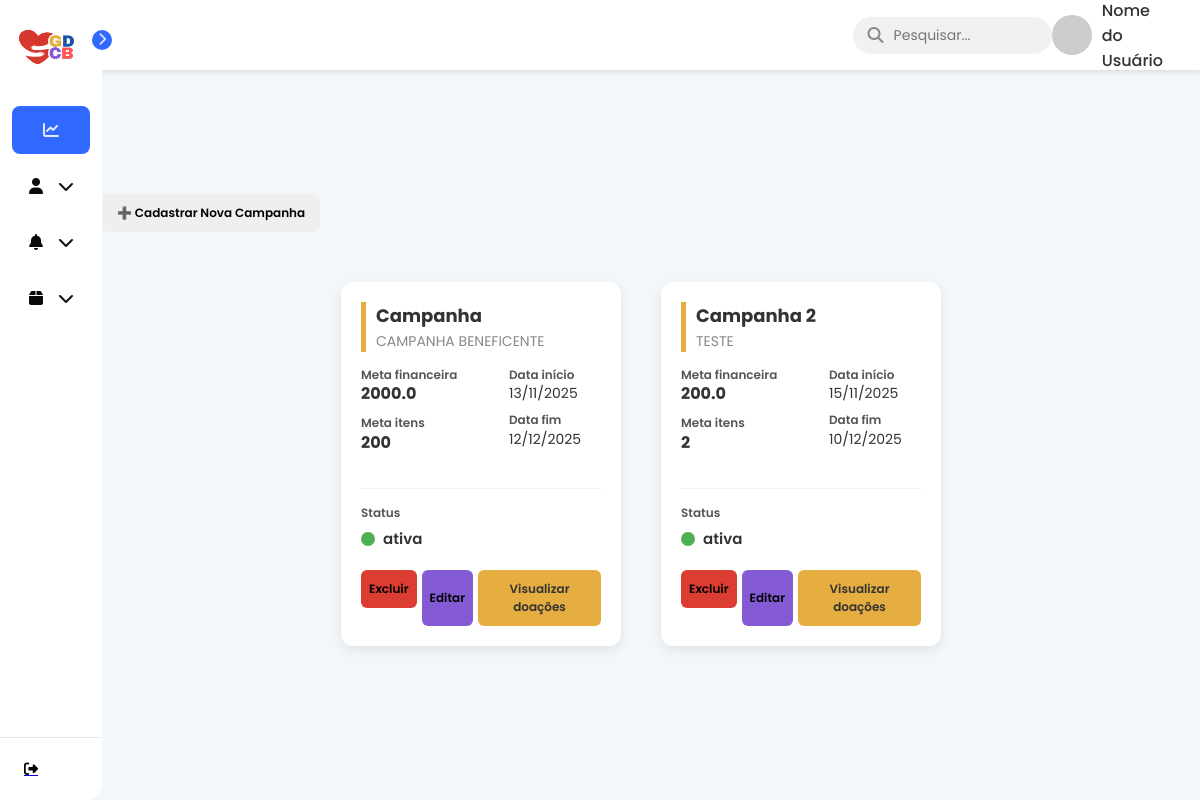
/campanhas/, run on the app's committed database.
### models.py (models this page shows)
class Campanha(SQLModel, table=True):
    __tablename__ = "campanhas"
    id: Optional[int] = Field(default=None, primary_key=True)
    titulo: str
    descricao: str
    meta_financeira: float | None = None
    meta_itens: int | None = None
    data_inicio: Optional[date]
    data_fim: Optional[date]
    status: str
    data_criacao: date = Field(default_factory=date.today)
    categoria_id: Optional[int] = Field(default=None, foreign_key="categorias.id")
    admin_id: int = Field(foreign_key="admin.id")
    admin: Optional["Admin"] = Relationship(back_populates="campanhas")
    doacoes: List["Doacao"] = Relationship(back_populates="campanha")
    relatorios: List["Relatorio"] = Relationship(back_populates="campanha")

### controllers/campanhas.py (the view)
@router.get("/", response_class=HTMLResponse)
def listar_campanhas(request: Request, session: Session = Depends(get_session)):
    campanhas = session.exec(select(Campanha)).all()
    return templates.TemplateResponse(
        "card_campanha.html",
        {"request": request, "campanhas": campanhas}
    )

### templates/card_campanha.html (shortened to what this page needs)
{% extends 'base.html' %}
{% block head %}
    <link rel="stylesheet" href="{{ url_for('static', path='/card_campanha.css') }}">
    <link rel="stylesheet" href="{{ url_for('static', path='/cadastro_campanha.css') }}">
{% endblock %}
{% block content %}
    <div style="margin-bottom: 20px;">
        <button id="openModalBtn" class="btn btn-primary" style="padding: 10px 15px; cursor: pointer;">
            ➕ Cadastrar Nova Campanha
        </button>
    </div>
    <div class="cards-container">
        {% for campanha in campanhas %}
            <div class="card-campanha">
                <div class="card-header">
                    <h3 class="campanha-titulo">{{ campanha.titulo }}</h3>
                    <p class="campanha-descricao">{{ campanha.descricao }}</p>
                </div>
                <div class="card-body">
                    <div class="info-bloco metas">
                        <div class="info-item">
                            <span class="label">Meta financeira</span>
                            <span class="valor">{{ campanha.meta_financeira }}</span>
                        </div>
                        <div class="info-item">
                            <span class="label">Meta itens</span>
                            <span class="valor">{{ campanha.meta_itens }}</span>
                        </div>
                    </div>
                    <div class="info-bloco datas">
                        <div class="info-item">
                            <span class="label">Data início</span>
                            <span class="valor-data">{{ campanha.data_inicio.strftime('%d/%m/%Y') if campanha.data_inicio else '-' }}</span>
                        </div>
                        <div class="info-item">
                            <span class="label">Data fim</span>
                            <span class="valor-data">{{ campanha.data_fim.strftime('%d/%m/%Y') if campanha.data_fim else '-' }}</span>
                        </div>
                    </div>
                    <div class="info-bloco status-row">
                        <span class="label">Status</span>
                        <div class="status-display">
                            <div class="status-indicator {{ campanha.status | lower }}"></div>
                            <span class="status-texto">{{ campanha.status }}</span>
                        </div>
                    </div>
                </div>
                <div class="card-footer">
                    <form action="/campanhas/deletar/{{ campanha.id }}" method="post" style="display: inline;">
                        <button type="submit" class="btn btn-excluir" onclick="return confirm('Tem certeza que deseja EXCLUIR a campanha {{ campanha.titulo }}?')">
                            Excluir
                        </button>
                    </form>
                    <button
                            class="btn btn-editar"
                            onclick="openEditModal(
                                {{ campanha.id }},
                                '{{ campanha.titulo }}',
                                '{{ campanha.descricao }}',
                                {{ campanha.meta_financeira }},
                                {{ campanha.meta_itens }},
                                '{{ campanha.data_inicio.strftime('%Y-%m-%d') if campanha.data_inicio else '' }}',
                                '{{ campanha.data_fim.strftime('%Y-%m-%d') if campanha.data_fim else '' }}',
                                '{{ campanha.status }}'
                            )">
                        Editar
                    </button>
                    <button class="btn btn-visualizar">Visualizar doações</button>
                </div>
            </div>
        {% endfor %}
    </div>
{% endblock %}

### templates/base.html (shortened to what this page needs)
<!DOCTYPE html>
<html lang="pt-br">
<head>
    <link rel="stylesheet" href="https://cdnjs.cloudflare.com/ajax/libs/font-awesome/6.5.1/css/all.min.css" xintegrity="sha512-DTOQO9RWCH3ppGqcWaEA1BIZOC6xxalwEsw9c2QQeAIftl+Vegovlnee1c9QX4TctnWMn13TZye+giMm8e2LwA==" />
    <link rel="stylesheet" href="{{ url_for('static', path='/base.css') }}">
    <link href='https://cdn.boxicons.com/fonts/basic/boxicons.min.css' rel='stylesheet'>
    {% block head %}{% endblock %}
</head>
<body>
    <header class="top-header">
        <div class="search-bar">
            <i class="fa-solid fa-magnifying-glass search-icon"></i>
            <input type="text" placeholder="Pesquisar...">
        </div>
        <div class="user-profile">
            <img src="https://via.placeholder.com/40" alt="User Profile Picture">
            <span>Nome do Usuário</span>
        </div>
    </header>
    <nav id="sidebar">
        <div id="sidebar_content">
            <div id="user">
                <img src="../static/assets/logo.png" id="user_avatar" alt="Avatar">
            </div>
            <ul id="side_items">
                <li class="side-item active">
                    <a href="{{ url_for('dashboard') }}">
                        <i class="fa-solid fa-chart-line"></i>
                    </a>
                </li>
                <li class="side-item has-submenu">
                    <a href="#" class="submenu-toggle">
                        <i class="fa-solid fa-user"></i>
                        <i class="fa-solid fa-chevron-down arrow"></i>
                    </a>
                </li>
                <li class="side-item has-submenu">
                    <a href="#" class="submenu-toggle">
                        <i class="fa-solid fa-bell"></i>
                        <i class="fa-solid fa-chevron-down arrow"></i>
                    </a>
                </li>
                <li class="side-item has-submenu">
                    <a href="#" class="submenu-toggle">
                        <i class="fa-solid fa-box"></i>
                        <i class="fa-solid fa-chevron-down arrow"></i>
                    </i class="fa-solid fa-box"></i></a>
                </li>
            </ul>
            <button id="open_btn">
                <i id="open_btn_icon" class="fa-solid fa-chevron-right"></i>
            </button>
        </div>
      <div id="logout">
            <a href="{{ url_for('logout') }}">
                <button id="logout_btn">
                    <i class="fa-solid fa-right-from-bracket"></i>
                </button>
            </a>
        </div>
    </nav>
    <main>
        {% block content %}
        {% endblock %}
    </main>
</body>
</html>

### static/base.css (style rules this page uses)
* { margin: 0; padding: 0; box-sizing: border-box; font-family: 'Poppins', sans-serif; }
body { display: flex; min-height: 100vh; background-color: #ebebeb; }
#sidebar { display: flex; flex-direction: column; justify-content: space-between; background-color: #ffffff; height: 100vh; border-radius: 0px 18px 18px 0px; position: fixed; left: 0; top: 0; transition: all .5s; min-width: 82px; z-index: 20; }
#sidebar_content { padding: 12px; }
#user { display: flex; align-items: center; gap: 8px; margin-bottom: 24px; }
#user_avatar { width: 70px; height: 70px; object-fit: cover; border-radius: 20px; }
#side_items { display: flex; flex-direction: column; gap: 8px; list-style: none; }
.side-item { border-radius: 8px; padding: 14px; cursor: pointer; }
.side-item.active { background-color: #3168ff; }
.side-item a { text-decoration: none; display: flex; align-items: center; justify-content: center; color: #0a0a0a; }
.side-item.active a { color: #e3e9f7; }
.side-item a i { display: flex; align-items: center; justify-content: center; width: 20px; height: 20px; }
#logout { border-top: 1px solid #e3e9f7; padding: 12px; }
#logout_btn { border: none; padding: 12px; font-size: 14px; display: flex; gap: 20px; align-items: center; border-radius: 8px; text-align: start; cursor: pointer; background-color: transparent; }
#open_btn { position: absolute; top: 30px; right: -10px; background-color: #3168ff; color: #e3e9f7; border-radius: 100%; width: 20px; height: 20px; border: none; cursor: pointer; }
#open_btn_icon { transition: transform .3s ease; }
.has-submenu .arrow { margin-left: auto; transition: transform 0.3s; }
.top-header { background-color: #ffffff; padding: 15px 30px; display: flex; justify-content: space-between; align-items: center; position: fixed; top: 0; right: 0; left: 82px; height: 70px; box-shadow: 0 2px 5px rgba(0, 0, 0, 0.1); z-index: 10; transition: left 0.5s; }
.search-bar { display: flex; align-items: center; background-color: #f1f1f1; border-radius: 20px; padding: 8px 15px; width: 300px; margin-left: 70%; }
.search-bar input { border: none; background-color: transparent; outline: none; margin-left: 10px; font-size: 14px; width: 100%; }
.search-bar .search-icon { color: #888; }
.user-profile { display: flex; align-items: center; gap: 10px; }
.user-profile img { width: 40px; height: 40px; border-radius: 50%; object-fit: cover; }
.user-profile span { font-weight: 500; color: #333; }
main { padding: 90px 20px 20px 20px; margin-left: 82px; position: static; z-index: 0; width: 100%; transition: margin-left 0.5s; }

### static/card_campanha.css (style rules this page uses)
.card-campanha { background-color: white; border-radius: 12px; box-shadow: 0 4px 12px rgba(0, 0, 0, 0.08); padding: 20px; width: 280px; display: flex; flex-direction: column; margin: 10px; }
.cards-container { display: flex; flex-wrap: wrap; gap: 20px; padding: 20px; justify-content: center; }
.card-header { border-left: 5px solid #e6ae40; padding-left: 10px; margin-bottom: 15px; }
.campanha-titulo { font-size: 18px; font-weight: 700; color: #333; margin: 0; }
.campanha-descricao { font-size: 14px; color: #888; margin-top: 2px; }
.card-body { display: grid; grid-template-columns: 1.5fr 1fr; gap: 15px 10px; margin-bottom: 20px; }
.info-bloco { display: flex; flex-direction: column; }
.info-bloco.metas .info-item, .info-bloco.datas .info-item { margin-bottom: 10px; line-height: 1.3; }
.label { font-size: 12px; font-weight: 600; color: #555; display: block; }
.valor { font-size: 16px; font-weight: 700; color: #333; display: block; margin-top: 2px; }
.valor-data { font-size: 14px; color: #333; display: block; margin-top: 2px; }
.status-row { display: flex; flex-direction: column; align-items: flex-start; grid-column: 1 / 3; margin-top: 10px; padding-top: 15px; border-top: 1px solid #f0f0f0; }
.status-display { display: flex; align-items: center; margin-top: 5px; }
.status-indicator { width: 14px; height: 14px; border-radius: 50%; margin-right: 8px; flex-shrink: 0; }
.status-indicator.ativa { background-color: #4CAF50; }
.status-texto { font-size: 15px; font-weight: 600; color: #333; }
.card-footer { display: flex; justify-content: space-between; gap: 5px; margin-top: auto; }
.btn { padding: 10px 8px; border: none; border-radius: 6px; font-size: 12px; font-weight: 600; cursor: pointer; transition: opacity 0.2s; flex-grow: 1; }
.btn-excluir { background-color: #dc3d33; color: black; }
.btn-editar { background-color: #845bd4; color: black; }
.btn-visualizar { background-color: #e6ae40; color: #333; }

### data on the page
Campanha: titulo "Campanha", descricao "CAMPANHA BENEFICENTE", meta_financeira "2000.0", meta_itens "200", data_inicio "13/11/2025", data_fim "12/12/2025", status "ativa"
Campanha: titulo "Campanha 2", descricao "TESTE", meta_financeira "200.0", meta_itens "2", data_inicio "15/11/2025", data_fim "10/12/2025", status "ativa"
